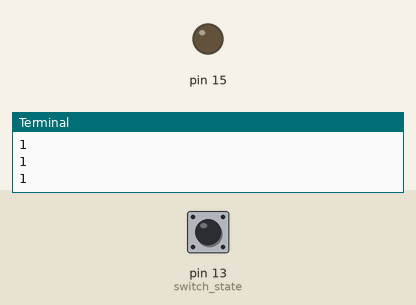
This program was run on a simulated Raspberry Pi (header pin numbers). Parts: output pins drawn as LEDs (lit = HIGH), the last lines printed to the terminal. Inputs (shaded band) come from the test bench; at power-on: pin 13 (switch_state) HIGH.

Above: at 1.2 s.
1.3 s: pin 13 (switch_state) pulled LOW for 0.6 s
At 1.9 s:
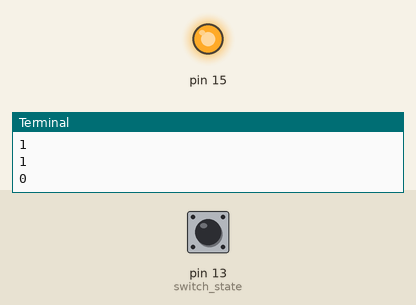
3.5 s: pin 13 (switch_state) pulled LOW for 3.2 s
At 8.1 s:
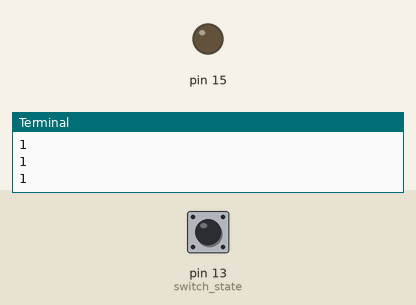
Timing chart, 0 to 9.6 s (numbered marks = the images above; inputs shaded):
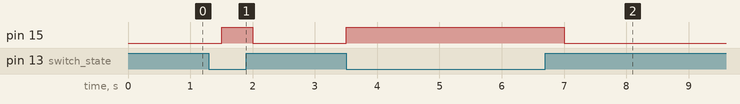

Measured:
- after the input at 1.3 s, pin 15: LOW → HIGH after 0.20 s, → LOW 0.50 s later
- after the input at 3.5 s, pin 15: LOW → HIGH at once, → LOW 3.5 s later

The program:

gpio_fan_control.py
```python
''' IoT Greenhouse - GPIO Fan Control
    GPIO activity for Connecting the Raspberry Pi workshop

    Keith E. Kelly
    K2 Creatives, LLC
    9/15/19
'''
from time import sleep
import RPi.GPIO as GPIO

print("IoT Greenhouse - Introduction to GPIO.")
print("Control fan using GPIO code")
print()

# Use board pin numbers
GPIO.setmode(GPIO.BOARD)
# Set pin 13 as toggle switch input
GPIO.setup(13, GPIO.IN)
# Set pin 15 as fan output
GPIO.setup(15, GPIO.OUT)

while True:
    switch_state = GPIO.input(13)  #get switch state
    print(switch_state)
    if switch_state == False:
        GPIO.output(15, True)   #Toggle is on, turn fan on
    else:
        GPIO.output(15, False)   #Toggle is off, turn fan off
    sleep(.5)
```
